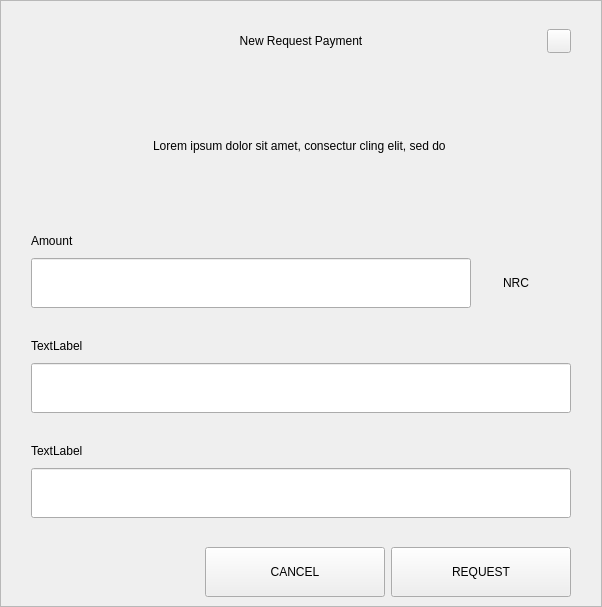
<?xml version="1.0" encoding="UTF-8"?>
<ui version="4.0">
 <class>RequestDialog</class>
 <widget class="QDialog" name="RequestDialog">
  <property name="geometry">
   <rect>
    <x>0</x>
    <y>0</y>
    <width>602</width>
    <height>607</height>
   </rect>
  </property>
  <property name="windowTitle">
   <string>Dialog</string>
  </property>
  <layout class="QVBoxLayout" name="verticalLayout_5">
   <property name="spacing">
    <number>0</number>
   </property>
   <property name="leftMargin">
    <number>0</number>
   </property>
   <property name="topMargin">
    <number>0</number>
   </property>
   <property name="rightMargin">
    <number>0</number>
   </property>
   <property name="bottomMargin">
    <number>0</number>
   </property>
   <item>
    <widget class="QFrame" name="frame">
     <property name="styleSheet">
      <string notr="true"/>
     </property>
     <property name="frameShape">
      <enum>QFrame::StyledPanel</enum>
     </property>
     <property name="frameShadow">
      <enum>QFrame::Raised</enum>
     </property>
     <layout class="QVBoxLayout" name="verticalLayout_4" stretch="1,0,0">
      <property name="spacing">
       <number>0</number>
      </property>
      <property name="leftMargin">
       <number>30</number>
      </property>
      <property name="topMargin">
       <number>20</number>
      </property>
      <property name="rightMargin">
       <number>30</number>
      </property>
      <property name="bottomMargin">
       <number>0</number>
      </property>
      <item>
       <layout class="QHBoxLayout" name="horizontalLayout_3">
        <property name="spacing">
         <number>0</number>
        </property>
        <item>
         <spacer name="horizontalSpacer_21">
          <property name="orientation">
           <enum>Qt::Horizontal</enum>
          </property>
          <property name="sizeHint" stdset="0">
           <size>
            <width>40</width>
            <height>20</height>
           </size>
          </property>
         </spacer>
        </item>
        <item>
         <widget class="QLabel" name="labelTitle">
          <property name="minimumSize">
           <size>
            <width>0</width>
            <height>40</height>
           </size>
          </property>
          <property name="maximumSize">
           <size>
            <width>16777215</width>
            <height>40</height>
           </size>
          </property>
          <property name="styleSheet">
           <string notr="true">padding-left:24px;</string>
          </property>
          <property name="text">
           <string>New Request Payment</string>
          </property>
          <property name="alignment">
           <set>Qt::AlignCenter</set>
          </property>
          <property name="margin">
           <number>7</number>
          </property>
         </widget>
        </item>
        <item>
         <spacer name="horizontalSpacer">
          <property name="orientation">
           <enum>Qt::Horizontal</enum>
          </property>
          <property name="sizeHint" stdset="0">
           <size>
            <width>40</width>
            <height>20</height>
           </size>
          </property>
         </spacer>
        </item>
        <item>
         <widget class="QPushButton" name="btnEsc">
          <property name="minimumSize">
           <size>
            <width>24</width>
            <height>24</height>
           </size>
          </property>
          <property name="maximumSize">
           <size>
            <width>24</width>
            <height>24</height>
           </size>
          </property>
          <property name="focusPolicy">
           <enum>Qt::NoFocus</enum>
          </property>
          <property name="text">
           <string/>
          </property>
         </widget>
        </item>
       </layout>
      </item>
      <item>
       <widget class="QStackedWidget" name="stack">
        <property name="minimumSize">
         <size>
          <width>540</width>
          <height>0</height>
         </size>
        </property>
        <property name="maximumSize">
         <size>
          <width>540</width>
          <height>16777215</height>
         </size>
        </property>
        <property name="currentIndex">
         <number>0</number>
        </property>
        <widget class="QWidget" name="page_1">
         <property name="minimumSize">
          <size>
           <width>540</width>
           <height>0</height>
          </size>
         </property>
         <property name="maximumSize">
          <size>
           <width>540</width>
           <height>16777215</height>
          </size>
         </property>
         <layout class="QVBoxLayout" name="layout1">
          <property name="spacing">
           <number>0</number>
          </property>
          <property name="leftMargin">
           <number>0</number>
          </property>
          <property name="topMargin">
           <number>0</number>
          </property>
          <property name="rightMargin">
           <number>0</number>
          </property>
          <property name="bottomMargin">
           <number>0</number>
          </property>
          <item>
           <spacer name="verticalSpacer_21">
            <property name="orientation">
             <enum>Qt::Vertical</enum>
            </property>
            <property name="sizeType">
             <enum>QSizePolicy::Fixed</enum>
            </property>
            <property name="sizeHint" stdset="0">
             <size>
              <width>20</width>
              <height>30</height>
             </size>
            </property>
           </spacer>
          </item>
          <item alignment="Qt::AlignHCenter">
           <widget class="QLabel" name="labelMessage">
            <property name="minimumSize">
             <size>
              <width>400</width>
              <height>50</height>
             </size>
            </property>
            <property name="text">
             <string>Lorem ipsum dolor sit amet, consectur cling elit, sed do </string>
            </property>
            <property name="alignment">
             <set>Qt::AlignCenter</set>
            </property>
            <property name="wordWrap">
             <bool>true</bool>
            </property>
           </widget>
          </item>
          <item alignment="Qt::AlignBottom">
           <widget class="QWidget" name="containerAmount" native="true">
            <layout class="QVBoxLayout" name="verticalLayout">
             <property name="spacing">
              <number>9</number>
             </property>
             <property name="leftMargin">
              <number>0</number>
             </property>
             <property name="topMargin">
              <number>0</number>
             </property>
             <property name="rightMargin">
              <number>0</number>
             </property>
             <property name="bottomMargin">
              <number>0</number>
             </property>
             <item>
              <widget class="QLabel" name="labelSubtitleAmount">
               <property name="minimumSize">
                <size>
                 <width>350</width>
                 <height>16</height>
                </size>
               </property>
               <property name="maximumSize">
                <size>
                 <width>16777215</width>
                 <height>16</height>
                </size>
               </property>
               <property name="text">
                <string>Amount</string>
               </property>
              </widget>
             </item>
             <item alignment="Qt::AlignTop">
              <widget class="QWidget" name="layoutAmount" native="true">
               <layout class="QHBoxLayout" name="horizontalLayout" stretch="2,0">
                <property name="spacing">
                 <number>0</number>
                </property>
                <property name="leftMargin">
                 <number>0</number>
                </property>
                <property name="topMargin">
                 <number>0</number>
                </property>
                <property name="rightMargin">
                 <number>0</number>
                </property>
                <property name="bottomMargin">
                 <number>0</number>
                </property>
                <item>
                 <widget class="QLineEdit" name="lineEditAmount">
                  <property name="minimumSize">
                   <size>
                    <width>0</width>
                    <height>50</height>
                   </size>
                  </property>
                  <property name="maximumSize">
                   <size>
                    <width>16777215</width>
                    <height>50</height>
                   </size>
                  </property>
                 </widget>
                </item>
                <item>
                 <widget class="QWidget" name="comboContainer" native="true">
                  <property name="minimumSize">
                   <size>
                    <width>100</width>
                    <height>50</height>
                   </size>
                  </property>
                  <property name="maximumSize">
                   <size>
                    <width>16777215</width>
                    <height>50</height>
                   </size>
                  </property>
                  <layout class="QHBoxLayout" name="horizontalLayout_31">
                   <property name="spacing">
                    <number>0</number>
                   </property>
                   <property name="leftMargin">
                    <number>0</number>
                   </property>
                   <property name="topMargin">
                    <number>0</number>
                   </property>
                   <property name="rightMargin">
                    <number>10</number>
                   </property>
                   <property name="bottomMargin">
                    <number>0</number>
                   </property>
                   <item>
                    <widget class="QLabel" name="comboBoxCoin">
                     <property name="text">
                      <string>NRC</string>
                     </property>
                     <property name="alignment">
                      <set>Qt::AlignCenter</set>
                     </property>
                    </widget>
                   </item>
                  </layout>
                 </widget>
                </item>
               </layout>
              </widget>
             </item>
            </layout>
           </widget>
          </item>
          <item>
           <spacer name="verticalSpacer_31">
            <property name="orientation">
             <enum>Qt::Vertical</enum>
            </property>
            <property name="sizeType">
             <enum>QSizePolicy::Fixed</enum>
            </property>
            <property name="sizeHint" stdset="0">
             <size>
              <width>20</width>
              <height>30</height>
             </size>
            </property>
           </spacer>
          </item>
          <item>
           <layout class="QVBoxLayout" name="verticalLayoutLabel">
            <property name="spacing">
             <number>9</number>
            </property>
            <item>
             <widget class="QLabel" name="labelSubtitleLabel">
              <property name="minimumSize">
               <size>
                <width>0</width>
                <height>16</height>
               </size>
              </property>
              <property name="maximumSize">
               <size>
                <width>16777215</width>
                <height>16</height>
               </size>
              </property>
              <property name="text">
               <string>TextLabel</string>
              </property>
             </widget>
            </item>
            <item>
             <widget class="QLineEdit" name="lineEditLabel">
              <property name="minimumSize">
               <size>
                <width>0</width>
                <height>50</height>
               </size>
              </property>
              <property name="maximumSize">
               <size>
                <width>16777215</width>
                <height>50</height>
               </size>
              </property>
             </widget>
            </item>
           </layout>
          </item>
          <item>
           <spacer name="verticalSpacer_34">
            <property name="orientation">
             <enum>Qt::Vertical</enum>
            </property>
            <property name="sizeType">
             <enum>QSizePolicy::Fixed</enum>
            </property>
            <property name="sizeHint" stdset="0">
             <size>
              <width>20</width>
              <height>30</height>
             </size>
            </property>
           </spacer>
          </item>
          <item>
           <layout class="QVBoxLayout" name="verticalLayoutDescription">
            <property name="spacing">
             <number>9</number>
            </property>
            <item>
             <widget class="QLabel" name="labelSubtitleDescription">
              <property name="minimumSize">
               <size>
                <width>0</width>
                <height>16</height>
               </size>
              </property>
              <property name="maximumSize">
               <size>
                <width>16777215</width>
                <height>16</height>
               </size>
              </property>
              <property name="text">
               <string>TextLabel</string>
              </property>
             </widget>
            </item>
            <item>
             <widget class="QLineEdit" name="lineEditDescription">
              <property name="minimumSize">
               <size>
                <width>0</width>
                <height>50</height>
               </size>
              </property>
              <property name="maximumSize">
               <size>
                <width>16777215</width>
                <height>50</height>
               </size>
              </property>
             </widget>
            </item>
            <item>
             <spacer name="verticalSpacer_4">
              <property name="orientation">
               <enum>Qt::Vertical</enum>
              </property>
              <property name="sizeType">
               <enum>QSizePolicy::Fixed</enum>
              </property>
              <property name="sizeHint" stdset="0">
               <size>
                <width>20</width>
                <height>20</height>
               </size>
              </property>
             </spacer>
            </item>
           </layout>
          </item>
         </layout>
        </widget>
        <widget class="QWidget" name="page_2">
         <layout class="QVBoxLayout" name="layout2">
          <item>
           <spacer name="verticalSpacer_5">
            <property name="orientation">
             <enum>Qt::Vertical</enum>
            </property>
            <property name="sizeType">
             <enum>QSizePolicy::Fixed</enum>
            </property>
            <property name="sizeHint" stdset="0">
             <size>
              <width>20</width>
              <height>50</height>
             </size>
            </property>
           </spacer>
          </item>
          <item alignment="Qt::AlignHCenter">
           <widget class="QLabel" name="labelQrImg">
            <property name="minimumSize">
             <size>
              <width>260</width>
              <height>260</height>
             </size>
            </property>
            <property name="maximumSize">
             <size>
              <width>260</width>
              <height>260</height>
             </size>
            </property>
            <property name="text">
             <string/>
            </property>
            <property name="alignment">
             <set>Qt::AlignCenter</set>
            </property>
           </widget>
          </item>
          <item>
           <spacer name="verticalSpacer_2">
            <property name="orientation">
             <enum>Qt::Vertical</enum>
            </property>
            <property name="sizeType">
             <enum>QSizePolicy::Fixed</enum>
            </property>
            <property name="sizeHint" stdset="0">
             <size>
              <width>20</width>
              <height>30</height>
             </size>
            </property>
           </spacer>
          </item>
          <item alignment="Qt::AlignHCenter">
           <widget class="QLabel" name="labelAddress">
            <property name="text">
             <string>D7VFR83SQbiezrW72hjcWJtcfip5krte2Z </string>
            </property>
           </widget>
          </item>
          <item>
           <spacer name="verticalSpacer_32">
            <property name="orientation">
             <enum>Qt::Vertical</enum>
            </property>
            <property name="sizeType">
             <enum>QSizePolicy::Expanding</enum>
            </property>
            <property name="sizeHint" stdset="0">
             <size>
              <width>20</width>
              <height>20</height>
             </size>
            </property>
           </spacer>
          </item>
          <item>
           <layout class="QHBoxLayout" name="horizontal">
            <property name="leftMargin">
             <number>20</number>
            </property>
            <property name="rightMargin">
             <number>20</number>
            </property>
            <property name="bottomMargin">
             <number>20</number>
            </property>
            <item>
             <spacer name="horizontalSpacer_4">
              <property name="orientation">
               <enum>Qt::Horizontal</enum>
              </property>
              <property name="sizeHint" stdset="0">
               <size>
                <width>40</width>
                <height>20</height>
               </size>
              </property>
             </spacer>
            </item>
            <item>
             <widget class="QPushButton" name="btnCopyAddress">
              <property name="minimumSize">
               <size>
                <width>180</width>
                <height>50</height>
               </size>
              </property>
              <property name="text">
               <string>COPY ADDRESS</string>
              </property>
             </widget>
            </item>
            <item>
             <widget class="QPushButton" name="btnCopyUrl">
              <property name="minimumSize">
               <size>
                <width>180</width>
                <height>50</height>
               </size>
              </property>
              <property name="text">
               <string>COPY URL</string>
              </property>
             </widget>
            </item>
            <item>
             <spacer name="horizontalSpacer_2">
              <property name="orientation">
               <enum>Qt::Horizontal</enum>
              </property>
              <property name="sizeHint" stdset="0">
               <size>
                <width>40</width>
                <height>20</height>
               </size>
              </property>
             </spacer>
            </item>
           </layout>
          </item>
         </layout>
        </widget>
       </widget>
      </item>
      <item>
       <widget class="QWidget" name="buttonsStack" native="true">
        <layout class="QHBoxLayout" name="horizontalLayout_5">
         <property name="leftMargin">
          <number>20</number>
         </property>
         <property name="rightMargin">
          <number>0</number>
         </property>
         <item>
          <spacer name="horizontalSpacer_41">
           <property name="orientation">
            <enum>Qt::Horizontal</enum>
           </property>
           <property name="sizeHint" stdset="0">
            <size>
             <width>40</width>
             <height>20</height>
            </size>
           </property>
          </spacer>
         </item>
         <item>
          <widget class="QPushButton" name="btnCancel">
           <property name="minimumSize">
            <size>
             <width>180</width>
             <height>50</height>
            </size>
           </property>
           <property name="focusPolicy">
            <enum>Qt::NoFocus</enum>
           </property>
           <property name="text">
            <string>CANCEL</string>
           </property>
          </widget>
         </item>
         <item>
          <widget class="QPushButton" name="btnSave">
           <property name="minimumSize">
            <size>
             <width>180</width>
             <height>50</height>
            </size>
           </property>
           <property name="focusPolicy">
            <enum>Qt::NoFocus</enum>
           </property>
           <property name="text">
            <string>REQUEST</string>
           </property>
          </widget>
         </item>
        </layout>
       </widget>
      </item>
     </layout>
    </widget>
   </item>
  </layout>
 </widget>
 <resources/>
 <connections/>
</ui>
